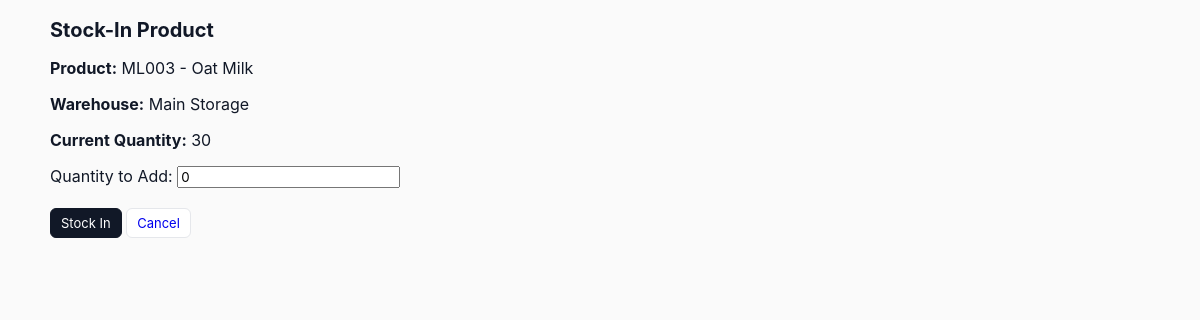
The page /Module1/stock_in.php?action=stock-in&id=5 on the database its author committed.
### tables this page shows
CREATE TABLE `product_locations` (
  `product_id` int(11) NOT NULL,
  `location_id` int(11) NOT NULL,
  `quantity` int(11) NOT NULL DEFAULT 0
);

CREATE TABLE `products` (
  `id` int(11) NOT NULL,
  `sku` varchar(50) NOT NULL,
  `name` varchar(255) NOT NULL,
  `description` text DEFAULT NULL,
  `category` varchar(100) DEFAULT NULL,
  `unit` varchar(30) DEFAULT 'pcs',
  `expiration_date` date DEFAULT NULL,
  `min_qty` int(11) DEFAULT 0,
  `max_qty` int(11) DEFAULT 0,
  `created_at` timestamp NOT NULL DEFAULT current_timestamp(),
  `updated_at` timestamp NULL DEFAULT NULL ON UPDATE current_timestamp(),
  `warehouse_id` int(11) DEFAULT NULL,
  `total_quantity` int(11) DEFAULT 0
);

CREATE TABLE `locations` (
  `id` int(11) NOT NULL,
  `code` varchar(50) NOT NULL,
  `name` varchar(255) NOT NULL,
  `description` text DEFAULT NULL,
  `created_at` timestamp NOT NULL DEFAULT current_timestamp()
);

### Module1/stock_in.php (the view, shortened to what this page needs)
<?php
require '../db.php';
$product_id = $_GET['id'] ?? null;
$stmt = $pdo->prepare("
    SELECT p.*,
           pl.quantity AS current_qty,
           l.id AS warehouse_id,
           l.name AS warehouse_name
    FROM products p
    LEFT JOIN product_locations pl ON pl.product_id = p.id
    LEFT JOIN locations l ON l.id = pl.location_id
    WHERE p.id = ?
    LIMIT 1
");
$stmt->execute([$product_id]);
$product = $stmt->fetch(PDO::FETCH_ASSOC);
?>
<!doctype html>
<html>
<head>
<link rel="stylesheet" href="styles.css">
</head>
<body>
<div class="container">
    <h1>Stock-In Product</h1>
    <p><strong>Product:</strong> <?php echo htmlspecialchars($product['sku'].' - '.$product['name']); ?></p>
    <p><strong>Warehouse:</strong> <?php echo htmlspecialchars($product['warehouse_name']); ?></p>
    <p><strong>Current Quantity:</strong> <?php echo (int)$product['current_qty']; ?></p>
    <form method="post">
        <label>
            Quantity to Add:
            <input type="number" name="quantity" value="0" min="1" required>
        </label>
        <br><br>
        <button class="btn btn-primary" type="submit">Stock In</button>
        <a class="btn" href="index.php">Cancel</a>
    </form>
</div>
</body>
</html>

### Module1/styles.css (style rules this page uses)
:root { --bg: #fafafa; --card: #ffffff; --muted: #6b7280; --accent: #111827; }
* { box-sizing: border-box; font-family: Inter, Segoe UI, Arial, Helvetica, sans-serif; }
body { background: var(--bg); color: var(--accent); margin: 0; padding: 18px; }
.container { max-width: 1100px; margin: 0 auto; }
h1 { margin: 0; font-size: 20px; }
.actions a, .btn { text-decoration: none; padding: 6px 10px; border-radius: 6px; border: 1px solid #e5e7eb; background: #fff; display: inline-block; font-size: 13px; }
.btn-primary { background: #111827; color: #fff; border-color: #111827; }

### rows shown on the page
product_locations: product.name "ML003 - Oat Milk", location.name "Main Storage", quantity "30"
